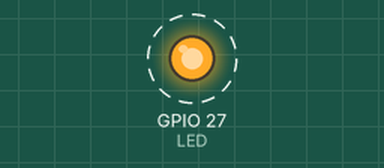
Recording of a sketch running on a simulated ESP32. Parts: output pins drawn as LEDs (lit = HIGH). Dashed ring = blinking.

Above: at 0.2 s.
Timing chart, 0 to 3.0 s (numbered marks = the images above):
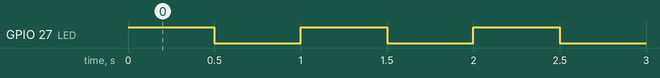

Measured:
- by itself, GPIO 27 (LED): alternates HIGH for 0.50 s and LOW for 0.50 s

The sketch:

Tutorial_2_LED.ino
```cpp
// (licence header left out)
//Pin 27 is back side LED(High light LED)
#define LED 27

void setup()
{
  pinMode(LED,OUTPUT);
}

void loop()
{
  digitalWrite(LED,HIGH);
  delay(500);
  digitalWrite(LED,LOW);
  delay(500);
}
```
